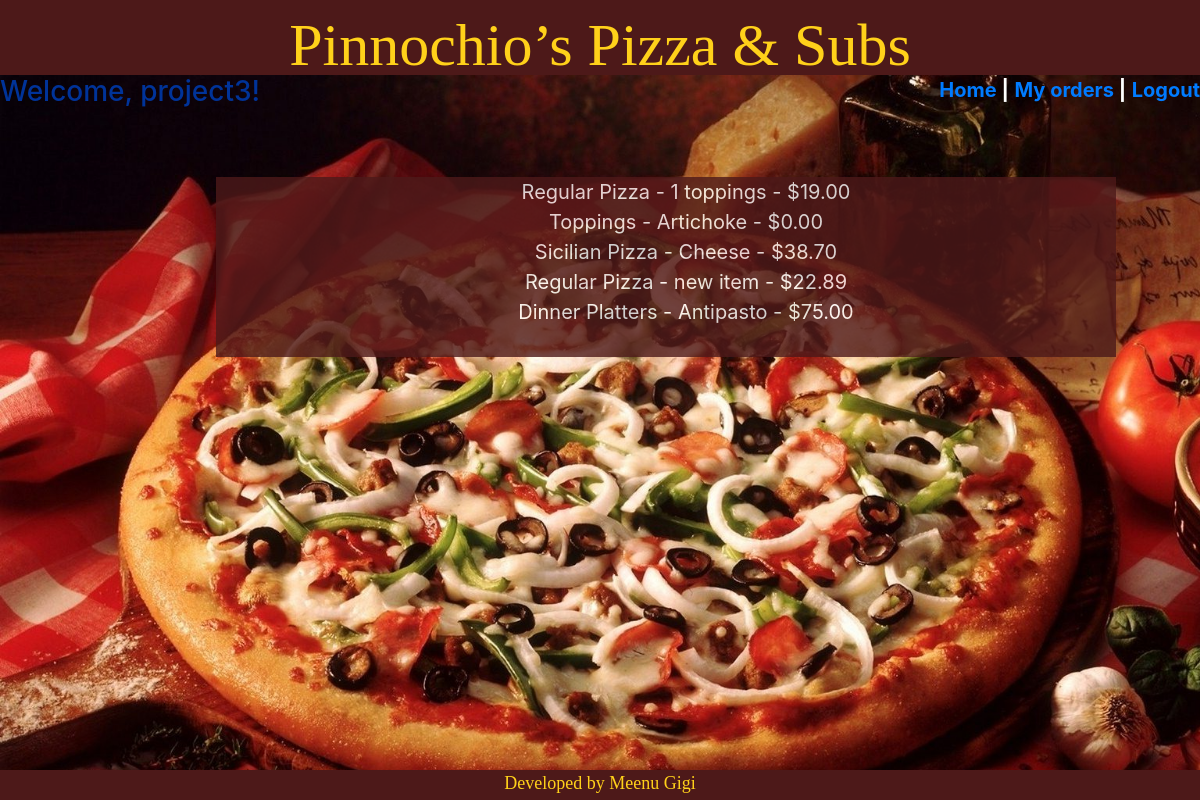
The app's page /viewmyorders (signed in) with its own data.
### orders/models.py (models this page shows)
class Placedorders(models.Model):
	user=models.ForeignKey(User,on_delete=models.CASCADE)
	category=models.CharField(max_length=64,null=True)
	name=models.CharField(max_length=64)
	cost=models.DecimalField(max_digits=5,decimal_places=2, default=Decimal(0))
	def __str__(self):
		return f"{self.category} - {self.name} - ${self.cost} "

### orders/views.py (the view)
# urls.py: path("viewmyorders", views.viewmyorders, name="viewmyorders"),
def viewmyorders(request):
	context = {
		"Checkout":Placedorders.objects.filter(user=request.user),
		"user":request.user,
		"Toppingcost": 0.00
	}
	return render(request, "viewmyorders.html", context)

### orders/templates/viewmyorders.html (shortened to what this page needs)
{% extends "layout.html" %}
{% block content %}
    {% load static %}
 <link rel = "stylesheet"type = "text/css" href = "static/myapp/style.css" />
	<body class="body">
<div id="view">
  <ul>
                {% for Checkout in Checkout %}
            <li type="none">
              {{ Checkout }} </li>
                {% endfor %}
 <br>
</ul></div>
{% endblock %}

### orders/templates/layout.html (shortened to what this page needs)
<!DOCTYPE html>
<html style="height:100%">
<head>
{% load static %}
    <link rel="stylesheet" type="text/css" href="{{ STATIC_URL }}myapp/style.css" />
    <link rel="stylesheet" href="https://maxcdn.bootstrapcdn.com/bootstrap/4.1.3/css/bootstrap.min.css">
        <link rel="stylesheet" href="https://stackpath.bootstrapcdn.com/bootstrap/4.2.1/css/bootstrap.min.css">
</head>
    </head>
    <body class="body">
<div id="header">
 Pinnochio’s Pizza & Subs
 </div>
<div id="one">
<div id="partone">
        {% if user.is_authenticated %}
 <b> <h3 class="user">Welcome, {{ user.username }}!</h3></b>
</div>
  <div id="parttwo">
    <b>   <a  href="{% url 'index' %}">Home</a> |</b>
 <b>   <a  href="{% url 'viewmyorders' %}">My orders</a> |</b>
  <b><a href="{% url 'logout' %}">Logout</a> </b>
        {% else %}
      <h4><font color="#000080">  You are not logged in </h4>
    <b> <a href="{% url 'login' %}">Login</a> </b>
        {% endif %}
</div>
</div>
<div id="footer">
  <p>Developed by Meenu Gigi</p>
</div>
  </body>
        {% block content %}
        {% endblock %}
</html>

### orders/templates/viewmyorders.html (style rules this page uses)
#view { width: 900px; margin-top: 5%; background-color: #4d1919; opacity: 0.8; color: white; margin-left: 18%; font-size: 20px; text-align: center; }

### records on screen
Placedorders: category+name+cost "Regular Pizza - 1 toppings - $19.00"
Placedorders: category+name+cost "Toppings - Artichoke - $0.00"
Placedorders: category+name+cost "Sicilian Pizza - Cheese - $38.70"
Placedorders: category+name+cost "Regular Pizza - new item - $22.89"
Placedorders: category+name+cost "Dinner Platters - Antipasto - $75.00"

### other values on screen
{{ user.username }} "project3"
